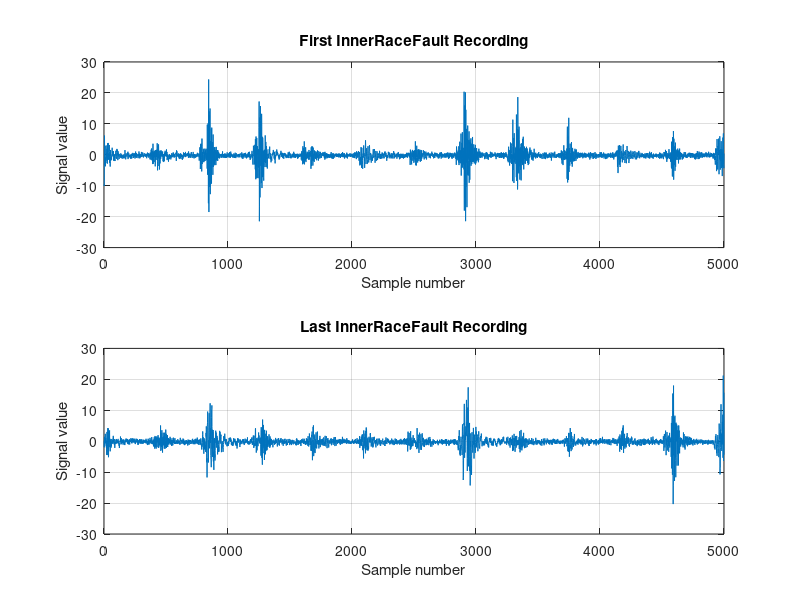

Source code (MATLAB):
clear
load("test.mat")

innerRows = strcmp(testLabels, "InnerRaceFault");
innerData = testData(innerRows, :);

figure

subplot(2,1,1)
plot(innerData(1,:))
title("First InnerRaceFault Recording")
xlabel("Sample number")
ylabel("Signal value")
grid on

subplot(2,1,2)
plot(innerData(end,:))
title("Last InnerRaceFault Recording")
xlabel("Sample number")
ylabel("Signal value")
grid on
